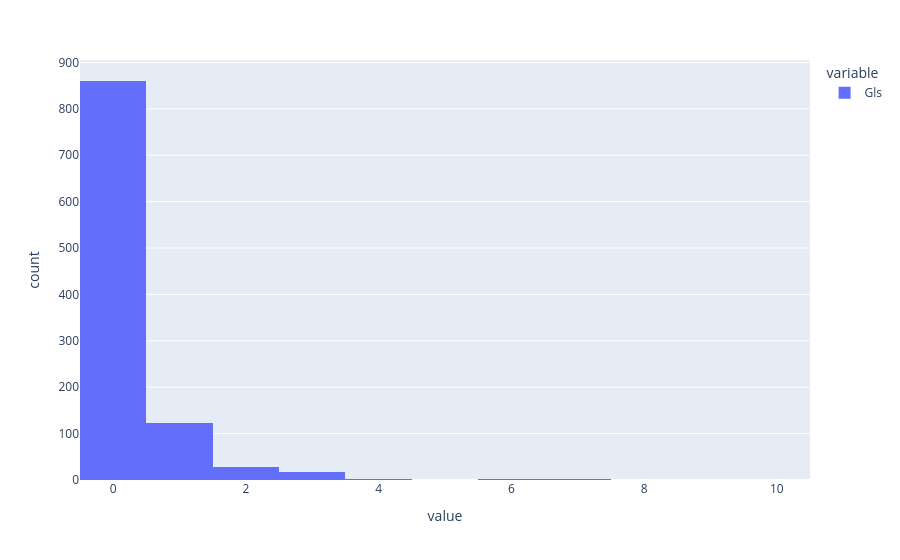

Notebook code for this chart:
### Code cell
px.histogram(
    df['Gls']
)

### Figure 1 — Plotly figure (JSON) as saved in the notebook; plotly's stock layout.template omitted (floating-point values rounded to 4 significant figures; data arrays with more than 128 entries replaced by an {"elided": "..."} marker saying what was removed)
{"data": [{"bingroup": "x", "hovertemplate": "variable=Gls<br>value=%{x}<br>count=%{y}<extra></extra>", "legendgroup": "Gls", "marker": {"color": "#636efa", "pattern": {"shape": ""}}, "name": "Gls", "orientation": "v", "showlegend": true, "type": "histogram", "x": {"elided": "1039 float values"}, "xaxis": "x", "yaxis": "y"}], "layout": {"barmode": "relative", "legend": {"title": {"text": "variable"}, "tracegroupgap": 0}, "margin": {"t": 60}, "xaxis": {"anchor": "y", "domain": [0, 1], "title": {"text": "value"}}, "yaxis": {"anchor": "x", "domain": [0, 1], "title": {"text": "count"}}}}
